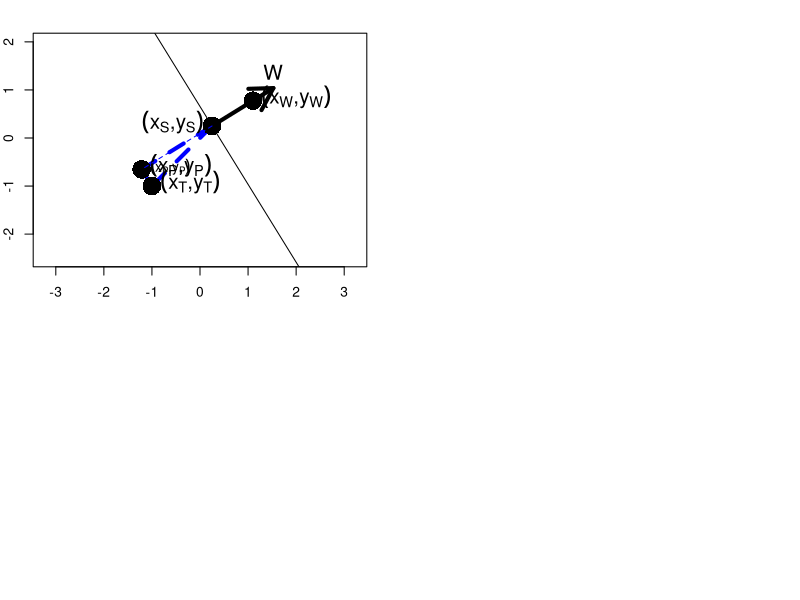

This chart was generated by the following R code: (Note: this script raises an error after producing the figure.)
par(mfrow=c(2,2),mar=c(2,2,2,2))
plot(0,0,xlim=c(-2.5,2.5),ylim=c(-2.5,2),type="n",asp=1,xlab="",ylab="")
xorigin<-.25
yorigin<-.25
degree<-45
xs<-xorigin
xw<-xs+sin(degree)
ys<-yorigin
yw<-ys+cos(degree)
xt<--1
yt<--1
c<-((xt-xs)*(xw-xs)+(yt-ys)*(yw-ys))/((xw-xs)^2+(yw-ys)^2)
xp<-xs+c*(xw-xs)
yp<-ys+c*(yw-ys)

arrows(xs,ys,xs+1.5*(xw-xs),ys+1.5*(yw-ys),lwd=4)
segments(xs,ys,xp,yp,lty=2,col="blue",lwd=4)
segments(xp,yp,xt,yt,lty=2,col="blue",lwd=4)
segments(xs,ys,xt,yt,lty=2,col="blue",lwd=4)

points(xp,yp,cex=3,pch=16)
text(xp,yp,expression((x[P]*','*y[P])),pos=4,cex=1.5)
points(xs,ys,cex=3,pch=16)
text(xs,ys,expression((x[S]*','*y[S])),pos=2,cex=1.5)
points(xw,yw,cex=3,pch=16)
text(xw,yw,expression((x[W]*','*y[W])),pos=4,cex=1.5)
points(xt,yt,cex=3,pch=16)
text(xt,yt,expression((x[T]*','*y[T])),pos=4,cex=1.5)
text(xs+1.5*(xw-xs),ys+1.5*(yw-ys),"W",pos=3,cex=1.5)

s=-1*((yw-ys)/(xw-xs))^-1
curve(ys+s*(x-xs),add=T)

points(xp,yp)
text(xp,yp,expression((x[P]*','*y[P])),pos=4)
segments(xs,ys,xp,yp,lty=2,col="blue")
segments(xp,yp,xtarget,ytarget,lty=2,col="blue")
segments(xs,ys,xtarget,ytarget,lty=2,col="blue")

s=-1*((yw-ys)/(xw-xs))^-1 #slope of perpendicular line

curve(((yw-ys)/(xw-xs))*x-((yw-ys)/(xw-xs))*xs+ys,add=T,lty=2,col="red")
curve(s*x+ys+s*xs,add=T,col="red",lty=2)
